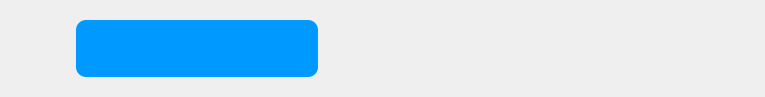
<?xml version="1.0" encoding="UTF-8"?>
<ui version="4.0">
 <class>Recvbox</class>
 <widget class="QWidget" name="Recvbox">
  <property name="geometry">
   <rect>
    <x>0</x>
    <y>0</y>
    <width>765</width>
    <height>97</height>
   </rect>
  </property>
  <property name="minimumSize">
   <size>
    <width>0</width>
    <height>50</height>
   </size>
  </property>
  <property name="windowTitle">
   <string>Form</string>
  </property>
  <property name="styleSheet">
   <string notr="true">QTextEdit#friend_Recvmsg{
	padding: 12px; 
	color: rgb(255, 255, 255);
	border-radius: 10px;
	background-color: rgb(0,153,255);
}</string>
  </property>
  <layout class="QHBoxLayout" name="horizontalLayout_2">
   <item>
    <widget class="QLabel" name="label">
     <property name="minimumSize">
      <size>
       <width>50</width>
       <height>50</height>
      </size>
     </property>
     <property name="maximumSize">
      <size>
       <width>50</width>
       <height>50</height>
      </size>
     </property>
     <property name="text">
      <string/>
     </property>
     <property name="pixmap">
      <pixmap resource="../../image/Image.qrc">:/new/user/user/Ai_Logn.png</pixmap>
     </property>
     <property name="scaledContents">
      <bool>true</bool>
     </property>
    </widget>
   </item>
   <item>
    <widget class="QWidget" name="widget" native="true">
     <property name="maximumSize">
      <size>
       <width>16777215</width>
       <height>16777215</height>
      </size>
     </property>
     <layout class="QHBoxLayout" name="horizontalLayout">
      <item>
       <widget class="QTextEdit" name="friend_Recvmsg">
        <property name="enabled">
         <bool>true</bool>
        </property>
        <property name="minimumSize">
         <size>
          <width>0</width>
          <height>40</height>
         </size>
        </property>
        <property name="maximumSize">
         <size>
          <width>16777215</width>
          <height>16777215</height>
         </size>
        </property>
        <property name="sizeIncrement">
         <size>
          <width>0</width>
          <height>0</height>
         </size>
        </property>
        <property name="styleSheet">
         <string notr="true"/>
        </property>
        <property name="verticalScrollBarPolicy">
         <enum>Qt::ScrollBarAlwaysOff</enum>
        </property>
        <property name="horizontalScrollBarPolicy">
         <enum>Qt::ScrollBarAlwaysOff</enum>
        </property>
        <property name="readOnly">
         <bool>true</bool>
        </property>
       </widget>
      </item>
     </layout>
    </widget>
   </item>
   <item>
    <spacer name="horizontalSpacer">
     <property name="orientation">
      <enum>Qt::Horizontal</enum>
     </property>
     <property name="sizeHint" stdset="0">
      <size>
       <width>441</width>
       <height>50</height>
      </size>
     </property>
    </spacer>
   </item>
  </layout>
 </widget>
 <resources>
  <include location="../../image/Image.qrc"/>
 </resources>
 <connections/>
</ui>
